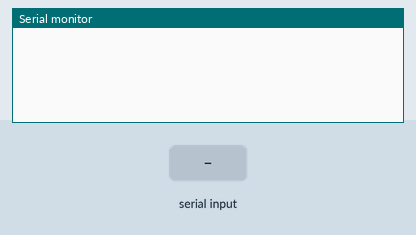
This sketch was run on a simulated Arduino Uno, built with avr-gcc and run on an emulated ATmega328P. Shown: the last lines printed to the serial monitor. Inputs (shaded band) come from the test bench.

Above: at 1.3 s.
1.4 s: "2" received over the second serial link
At 2.1 s:
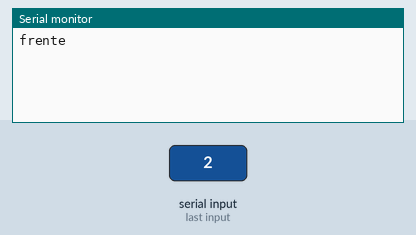
3.1 s: "1" received over the second serial link
At 4.5 s:
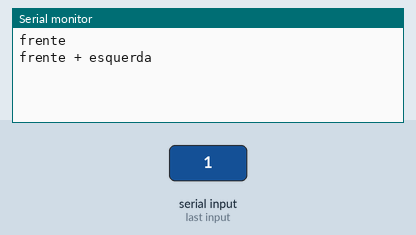
4.8 s: "3" received over the second serial link
At 5.9 s:
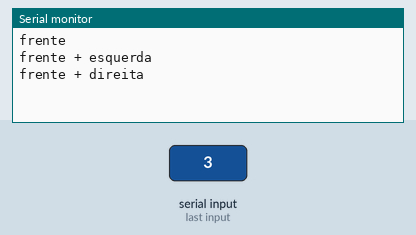
6.5 s: "8" received over the second serial link
At 7.2 s:
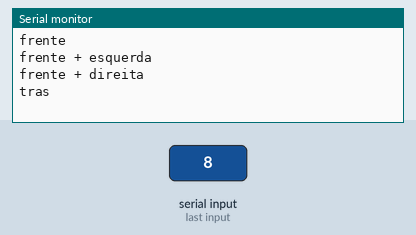
8.2 s: "9" received over the second serial link
At 9.6 s:
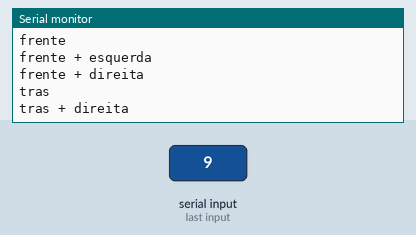
9.9 s: "7" received over the second serial link
At 11.0 s:
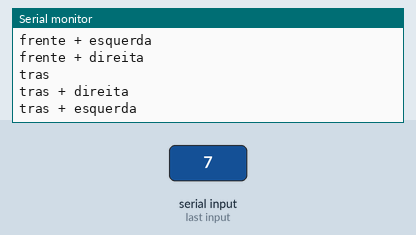

The sketch:

carro.ino
```cpp
#include <SoftwareSerial.h>

// Bluetooth dongle ports
int bluetoothTx = 2;
int bluetoothRx = 3;


int pinDir1 = 9;
int pinDir2 = 8;

int motor1 = 7;
int motor2 = 6;

SoftwareSerial bluetooth(bluetoothTx, bluetoothRx);

void setup()
{
  //Setup usb serial connection to computer
  Serial.begin(9600);

  //Setup Bluetooth serial connection to android
  bluetooth.begin(115200);
  bluetooth.print("$$$");
  delay(100);
  bluetooth.println("U,9600,N");
  bluetooth.begin(9600);
}

void loop()
{
  //Read from bluetooth and write to usb serial
  if(bluetooth.available())
  {
    String toSend;
    char readln = (char)bluetooth.read();
    if ( readln== '2')
    {
      //Move car forward
      digitalWrite(motor2, LOW);
      digitalWrite(motor1, HIGH);
      digitalWrite(pinDir1, LOW);
      digitalWrite(pinDir2, LOW);
      toSend = "frente";
      delay(250);
      Para();
    }
    else if (readln == '1')
    {
      //Move car to forward + left
      digitalWrite(motor2, LOW);
      digitalWrite(motor1, HIGH);
      digitalWrite(pinDir1, HIGH);
      digitalWrite(pinDir2, LOW);
      toSend = "frente + esquerda";
      delay(250);
      Para();
    }
    else if (readln == '3')
    {
      //Move car to forward + right
      digitalWrite(motor2, LOW);
      digitalWrite(motor1, HIGH);
      digitalWrite(pinDir1, LOW);
      digitalWrite(pinDir2, HIGH);
      toSend = "frente + direita";
      delay(250);
      Para();
    }
    else if (readln == '8')
    {
      //Move car backwards
      digitalWrite(motor2, HIGH);
      digitalWrite(motor1, LOW);
      toSend = "tras";
      delay(250);
      Para();
    }
    else if (readln == '9')
    {
      //move car backward + right
      digitalWrite(motor2, HIGH);
      digitalWrite(motor1, LOW);
      digitalWrite(pinDir1, LOW);
      digitalWrite(pinDir2, HIGH);
      toSend = "tras + direita";
      delay(250);
      Para();
    }
    else if (readln == '7')
    {
      //move car backward + left
      digitalWrite(motor2, HIGH);
      digitalWrite(motor1, LOW);
      digitalWrite(pinDir1, HIGH);
      digitalWrite(pinDir2, LOW);
      toSend = "tras + esquerda";
      delay(250);
      Para();
    }
    else
    {
      //break and stop
      digitalWrite(motor2, HIGH);
      digitalWrite(motor1, HIGH);
      delay(500);
      digitalWrite(motor2, LOW);
      digitalWrite(motor1, LOW);
      digitalWrite(pinDir1, LOW);
      digitalWrite(pinDir2, LOW);
    }
    Serial.println(toSend);
  }

  //Read from usb serial to bluetooth
  if(Serial.available())
  {
    char toSend = (char)Serial.read();
    bluetooth.print(toSend);
  }
}

//Stops
void Para()
{
      digitalWrite(motor2, LOW);
      digitalWrite(motor1, LOW);
      digitalWrite(pinDir1, LOW);
      digitalWrite(pinDir2, LOW);
}
```

Measured:
- after the input at 1.4 s, the serial monitor: prints a new line after 0.25 s (image 1)
- after the input at 3.1 s, the serial monitor: prints a new line after 0.25 s (image 2)
- after the input at 4.8 s, the serial monitor: prints a new line after 0.25 s (image 3)
- after the input at 6.5 s, the serial monitor: prints a new line after 0.25 s (image 4)
- after the input at 8.2 s, the serial monitor: prints a new line after 0.25 s (image 5)
- after the input at 9.9 s, the serial monitor: prints a new line after 0.25 s (image 6)
